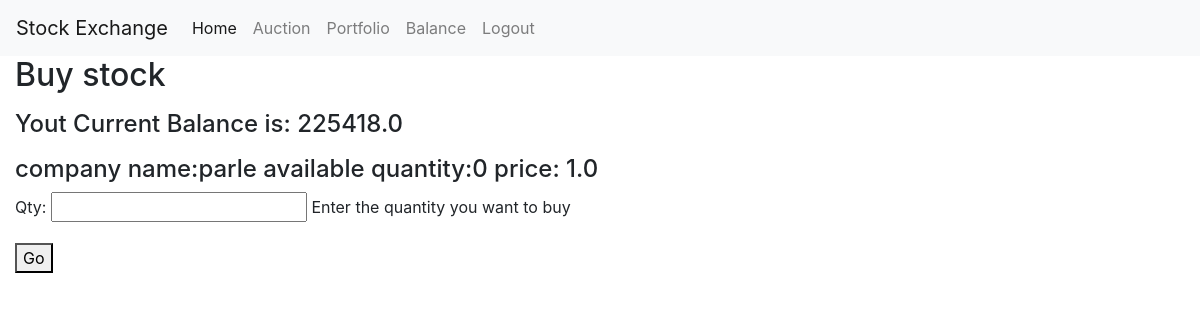
The page /stocks/buy_stock/4/ (signed in) on the database its author committed.
### account/models.py (models this page shows, shortened)
class Account(AbstractBaseUser):
    email           =models.EmailField(verbose_name="email",max_length=60,unique=True)
    adhar           =models.CharField(max_length=12,unique=True)
    date_joined     =models.DateTimeField(verbose_name="date joined",auto_now_add=True)
    last_login      =models.DateTimeField(verbose_name="last login",auto_now=True)
    is_admin        =models.BooleanField(default=False)
    is_active       =models.BooleanField(default=True)
    is_staff        =models.BooleanField(default=False)
    is_superuser    =models.BooleanField(default=False)
    first_name      =models.CharField(max_length=30)
    last_name       =models.CharField(max_length=30)
    user_balance    =models.FloatField(default=0)
    USERNAME_FIELD = 'email'
    REQUIRED_FIELDS = ['adhar','first_name','last_name']
    objects = MyAccountManager()

### stocks/models.py (models this page shows)
class Auction(models.Model):
    seller              =models.ForeignKey('account.Account',on_delete=models.CASCADE)
    share_id            =models.ForeignKey('Stock',on_delete=models.CASCADE)
    quantity            =models.IntegerField()
    sell_value          =models.FloatField()
    timestamp           =models.DateTimeField(auto_now_add=True)

class Stock(models.Model):
    share_id        =models.CharField(max_length=5,primary_key=True,unique=True)
    company_name    =models.CharField(max_length=30)
    face_value      =models.FloatField()
    current_value   =models.FloatField()
    quantity        =models.IntegerField(default=0)

### stocks/views.py (the view)
# urls.py: path('buy_stock/<int:id>/',buy_stock,name='buy stock'),
def buy_stock(request,id):
    context={}
    context['error']=[]
    auction=get_object_or_404(Auction,id=id)
    user=get_object_or_404(Account,email=request.user.email)
    if request.POST:
        form=BuyForm(request.POST)
        if form.is_valid:
            print("ppp")
            print(form)
            qty=form.cleaned_data['qty']
            if(qty<=auction.quantity):
                if(qty*auction.sell_value<user.user_balance):
                    buy=Buyorder.objects.create(buyer=Account.objects.get(email=request.user.email),seller=auction.seller,quantity=qty,buy_value=auction.sell_value,share_id=auction.share_id)
                    auction.quantity=auction.quantity-qty
                    auction.share_id.current_value=auction.sell_value
                    auction.share_id.save()
                    auction.save()
                    user.user_balance=user.user_balance-(qty*auction.sell_value)
                    auction.seller.user_balance=auction.seller.user_balance+(qty*auction.sell_value)
                    auction.seller.save()
                    user.save()
                    return redirect('home')
                else:
                    context['form']=form
                    context['error'].append('Not enough balance')
            else:
                context['form']=form
                context['error'].append('quantity not available')
        else:
            context['form']=form
            context['error'].append('form not valid')
    else:
        form=BuyForm()
        print(form)
        context['auction']=auction
        context['buyer']=user
        context['form']=form
    return render(request,'stocks/buy.html',context)

### stocks/forms.py (shortened to what this page needs)
class BuyForm(forms.Form):
    qty=forms.IntegerField(help_text='Enter the quantity you want to buy',required=True)

### stocks/templates/stocks/buy.html (shortened to what this page needs)
{% extends 'stocks/base.html' %}
{% block content %}
 <h2>Buy stock</h2>
  <h4>Yout Current Balance is: {{buyer.user_balance}}</h4>
  <h4> company name:{{auction.share_id.company_name}} available quantity:{{auction.quantity}} price: {{auction.sell_value}}</h6>
  <form method="post">{% csrf_token %}
    {{form.as_p}}
    <button type="submit"> Go </button>
  </form>
{% endblock %}

### rows shown on the page
Account: user_balance "225418.0"
Auction: share_id.company_name "parle", quantity "0", sell_value "1.0"
